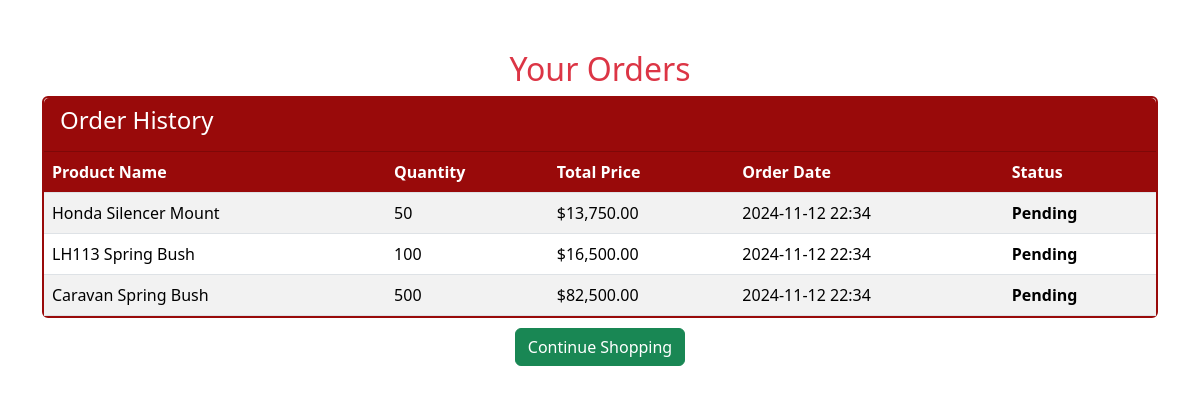
Page /orders.php (signed in) on the committed database.
### tables this page shows
CREATE TABLE `orders` (
  `id` int(11) NOT NULL,
  `user_id` int(11) NOT NULL,
  `product_id` int(11) NOT NULL,
  `quantity` int(11) NOT NULL,
  `total_price` decimal(10,2) NOT NULL,
  `order_date` datetime DEFAULT current_timestamp(),
  `status` enum('pending','completed','canceled') DEFAULT 'pending',
  `name` varchar(255) NOT NULL,
  `shipping_address` text NOT NULL,
  `phone_number` varchar(20) NOT NULL
);

CREATE TABLE `products` (
  `id` int(11) NOT NULL,
  `product_name` varchar(100) NOT NULL,
  `product_image` varchar(255) NOT NULL,
  `product_description` text NOT NULL,
  `product_price` decimal(10,2) NOT NULL
);

### orders.php (the view, shortened to what this page needs)
<?php
include 'db_connection.php';
$user_id = $_SESSION['user_id'];
$stmt = $conn->prepare("SELECT orders.*, products.product_name AS product_name FROM orders JOIN products ON orders.product_id = products.id WHERE orders.user_id = ? ORDER BY orders.order_date DESC");
$stmt->bind_param("i", $user_id);
$stmt->execute();
$result = $stmt->get_result();
?>
<!DOCTYPE html>
<html lang="en">
<head>
    <link rel="stylesheet" href="assets/css/bootstrap.min.css" />
</head>
<body>
<div class="container">
    <h2 class="text-center text-danger">Your Orders</h2>
    <?php if ($result->num_rows > 0): ?>
        <div class="card">
            <div class="card-header">
                <h4>Order History</h4>
            </div>
            <div class="card-body p-0">
                <table class="table table-striped m-0">
                    <thead>
                        <tr>
                            <th>Product Name</th>
                            <th>Quantity</th>
                            <th>Total Price</th>
                            <th>Order Date</th>
                            <th>Status</th>
                        </tr>
                    </thead>
                    <tbody>
                        <?php while ($row = $result->fetch_assoc()): ?>
                            <tr>
                                <td><?php echo htmlspecialchars($row['product_name']); ?></td>
                                <td><?php echo $row['quantity']; ?></td>
                                <td>$<?php echo number_format($row['total_price'], 2); ?></td>
                                <td><?php echo date("Y-m-d H:i", strtotime($row['order_date'])); ?></td>
                                <td class="<?php echo 'status-' . strtolower($row['status']); ?>">
                                    <?php echo ucfirst($row['status']); ?>
                                </td>
                            </tr>
                        <?php endwhile; ?>
                    </tbody>
                </table>
            </div>
            </div>
            <div class="card-footer text-center">
                <a href="products.php" class="btn btn-success">Continue Shopping</a>
            </div>
    <?php else: ?>
        <p class="text-center text-muted">You have no orders. <a href="products.php" class="text-danger">Start shopping now!</a></p>
    <?php endif; ?>
</div>
</body>
</html>

### orders.php (style rules this page uses)
body { background-color: #fff; }
.container { margin-top: 50px; }
.card { border: 2px solid #990a0a; }
.card-header, .table th { background-color: #990a0a; color: #fff; }
.card-footer { margin-top: 10px; }
.table tbody tr td { vertical-align: middle; }
.status-pending { color: #ff9933; font-weight: bold; }

### rows in the picture
orders: product.product_name "Honda Silencer Mount", quantity "50", total_price "13,750.00", order_date "2024-11-12 22:34", status "Pending"
orders: product.product_name "LH113 Spring Bush", quantity "100", total_price "16,500.00", order_date "2024-11-12 22:34", status "Pending"
orders: product.product_name "Caravan Spring Bush", quantity "500", total_price "82,500.00", order_date "2024-11-12 22:34", status "Pending"
